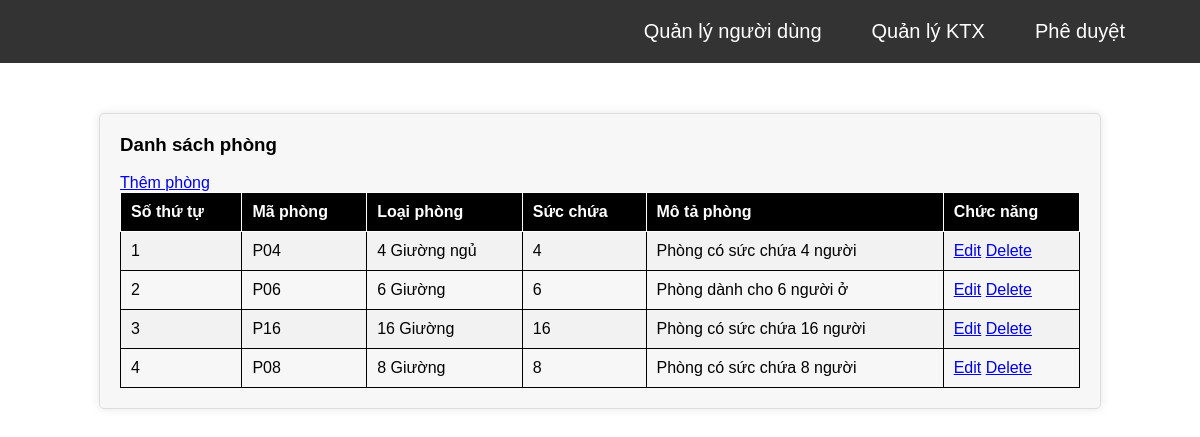
/room_details/list_room.php, run on the app's committed database.
### tables this page shows
CREATE TABLE `room_form` (
  `room_id` int(100) NOT NULL,
  `room_type` varchar(255) NOT NULL,
  `room_capacity` varchar(255) NOT NULL,
  `room_description` varchar(255) NOT NULL,
  `room_price` varchar(255) NOT NULL,
  `room_number` varchar(255) NOT NULL
);

### room_details/list_room.php (the view, shortened to what this page needs)
<?php
@include '../config.php';
$query = "SELECT * FROM room_form";
$result = mysqli_query($conn, $query);
?>
<!DOCTYPE html>
<html lang="en">
<head>
    <link rel="stylesheet" href="../css/room.css";>
</head>
<body>
    <?php include '../../KTX/navbar/adminnavbar.php'; ?>
    <div class="dashboard-container">
        <h3>Danh sách phòng</h3>
        <br>
        <a href="add_room.php">Thêm phòng</a>
        <table>
  <tr>
    <th>Số thứ tự</th>
    <th>Mã phòng</th>
    <th>Loại phòng</th>
    <th>Sức chứa</th>
    <th>Mô tả phòng</th>
    <th>Chức năng</th>
  </tr>
 <?php
   while ($row = mysqli_fetch_assoc($result)) {
    echo "<tr>";
    echo "<td>" . $row['room_id'] . "</td>";
    echo "<td>" . $row['room_number'] . "</td>";
    echo "<td>" . $row['room_type'] . "</td>";
    echo "<td>" . $row['room_capacity'] . "</td>";
    echo "<td>" . $row['room_description'] . "</td>";
    echo "<td><a href='edit_room.php?id=" . $row['room_id'] . "'>Edit</a>
    <a href='delete_room.php?id=" . $row['room_id'] . "'>Delete</a>
    </td>";
    echo "</tr>";
}
 ?>
</table>
    </div>
</body>
</html>

### css/room.css (style rules this page uses)
.dashboard-container { width: 80%; margin: 0 auto; padding: 20px; margin-top: 50px; background-color: #f7f7f7; border: 1px solid #ddd; box-shadow: 0px 0px 10px rgba(0, 0, 0, 0.1); border-radius: 5px; }
table { border-collapse: collapse; width: 100%; }
th, td { border: 1px solid #000000; padding: 10px; text-align: left; }
th { border: 1px solid #fff; color: #fff; background-color: #000000; }
tr:nth-child(even) { background-color: #f2f2f2; }

### css/admin_navbar.css (style rules this page uses)
* { padding: 0; margin: 0; font-family: 'Poppins', sans-serif; }

### data on the page
room_form: room_id "1", room_number "P04", room_type "4 Giường ngủ", room_capacity "4", room_description "Phòng có sức chứa 4 người"
room_form: room_id "2", room_number "P06", room_type "6 Giường", room_capacity "6", room_description "Phòng dành cho 6 người ở"
room_form: room_id "3", room_number "P16", room_type "16 Giường", room_capacity "16", room_description "Phòng có sức chứa 16 người"
room_form: room_id "4", room_number "P08", room_type "8 Giường", room_capacity "8", room_description "Phòng có sức chứa 8 người"
